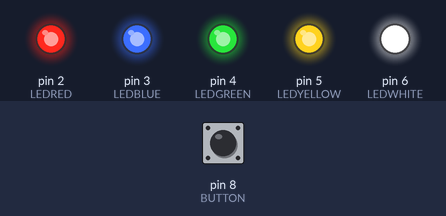
A sketch run on a simulated Arduino Uno, built with avr-gcc and run on an emulated ATmega328P. Shown: output pins drawn as LEDs (lit = HIGH). Inputs (shaded band) come from the test bench; at power-on: pin 8 (BUTTON) HIGH.

Above: at 1.2 s.
1.3 s: pin 8 (BUTTON) pulled LOW for 0.15 s
At 1.37 s:
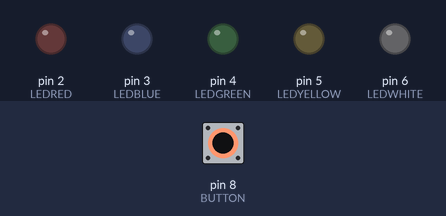
2.9 s: pin 8 (BUTTON) pulled LOW for 3.2 s
At 6.7 s:
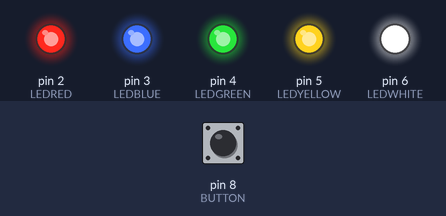
Timing chart, 0 to 8.2 s (numbered marks = the images above; inputs shaded):
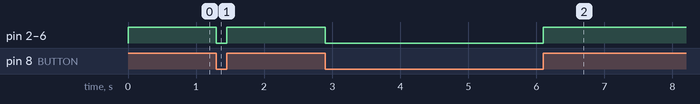

Measured:
- after the input at 1.3 s, pin 2 (LEDRED), pin 3 (LEDBLUE), pin 4 (LEDGREEN), pin 5 (LEDYELLOW), pin 6 (LEDWHITE): HIGH → LOW at once, → HIGH 0.15 s later
- after the input at 2.9 s, pin 2 (LEDRED), pin 3 (LEDBLUE), pin 4 (LEDGREEN), pin 5 (LEDYELLOW), pin 6 (LEDWHITE): HIGH → LOW at once, → HIGH 3.2 s later

The sketch:

Button_ile_led_acip_kapama.ino
```cpp
int state;
#define BUTTON 8
#define LEDRED 2
#define LEDBLUE 3
#define LEDGREEN 4
#define LEDYELLOW 5
#define LEDWHITE 6
void setup() {
  //Serial.begin(9600);
  pinMode(BUTTON, INPUT);
  pinMode(LEDRED, OUTPUT);
  pinMode(LEDBLUE, OUTPUT);
  pinMode(LEDGREEN, OUTPUT);
  pinMode(LEDYELLOW, OUTPUT);
  pinMode(LEDWHITE, OUTPUT);
}

void loop() {
  state = digitalRead(BUTTON);
  if (state == 0) {
    digitalWrite(LEDRED, LOW);
    digitalWrite(LEDBLUE, LOW);
    digitalWrite(LEDGREEN, LOW);
    digitalWrite(LEDYELLOW, LOW);
    digitalWrite(LEDWHITE, LOW);
  }

  else {
    digitalWrite(LEDRED, HIGH);
    digitalWrite(LEDBLUE, HIGH);
    digitalWrite(LEDGREEN, HIGH);
    digitalWrite(LEDYELLOW, HIGH);
    digitalWrite(LEDWHITE, HIGH);
  }
}
```
